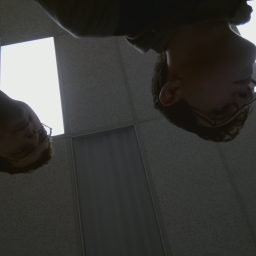
#> input picture ip/input/test.jpg, 256 x 256 px
$ python -i ImageProcessing.py   (imports and definitions only)   (older library calls are emulated)
#> lines starting #> are read from the running program, lines starting #| are printed output that depends on the picture; after the words box and inside, x2 and y2 are one past the last pixel; in counts of white or black regions, pixels touching at a corner belong together
#> further down, picture is the input picture: shape (256, 256, 3); mean B, G, R 55.5, 58.6, 58.9
import numpy as np
import cv2

def removeGray(img, lower, upper):
        size = img.shape
        nRows = size[0]
        nCols = size[1]
        for i in range(0,nRows):
                for j in range(0,nCols):
                        if (      ((img[i][j][0]-lower) < (upper-lower)) \
                                and ((img[i][j][1]-lower) < (upper-lower)) \
                                and ((img[i][j][2]-lower) < (upper-lower))):
                                        img[i][j][0] = 255;img[i][j][1] = 255;img[i][j][2] = 255;
        return img

def rgbToChromatic(array):
	size = array.shape
	nRows = size[0]
	nCols = size[1]
	nElem = size[2]
	array = array/(sum(array,2))
	# [7 lines of commented-out code are left out]

def findContours(img):
	# detect edges
	canny = cv2.Canny(img,40,180)
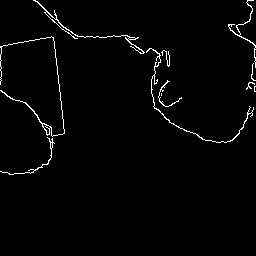
#> canny: shape (256, 256); 1.9% white in thin lines or dots, all inside (x1, y1, x2, y2) = (0, 0, 256, 175)

	# smooth and connect edges
	kernal = np.ones((3,3),np.uint8)
	canny = cv2.morphologyEx(canny,cv2.MORPH_CLOSE,kernal)
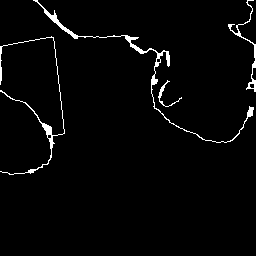
#> canny: shape (256, 256); 2.5% white; 4 white regions, box (x1, y1, x2, y2) and area: (33, 0, 254, 143) 785, (0, 36, 65, 175) 519, (228, 0, 256, 92) 257, (158, 80, 182, 107) 90
	cv2.imwrite('ip/output/cannyContours.png',canny)

	# find contours
	CV_RETR_EXTERNAL = 0     # workaround for missing constants issue
	CV_CHAIN_APPROX_NONE = 1 # workaround for missing constants issue
	contours, hierarchy, junk = cv2.findContours(canny,CV_RETR_EXTERNAL,method=CV_CHAIN_APPROX_NONE)
#> junk = [[1, -1, -1, -1], [2, 0, -1, -1], [3, 1, -1, -1], [-1, 2, -1, -1]]
	print("\n\ncontours: \n")
	#print contours
	print("\n---------------------")
	print("hierarchy: \n")
	#print hierarchy
	print("\n---------------------")
	print("junk: \n")
	#print junk

#> (the run stopped early here; a loop or call above may not have finished)
